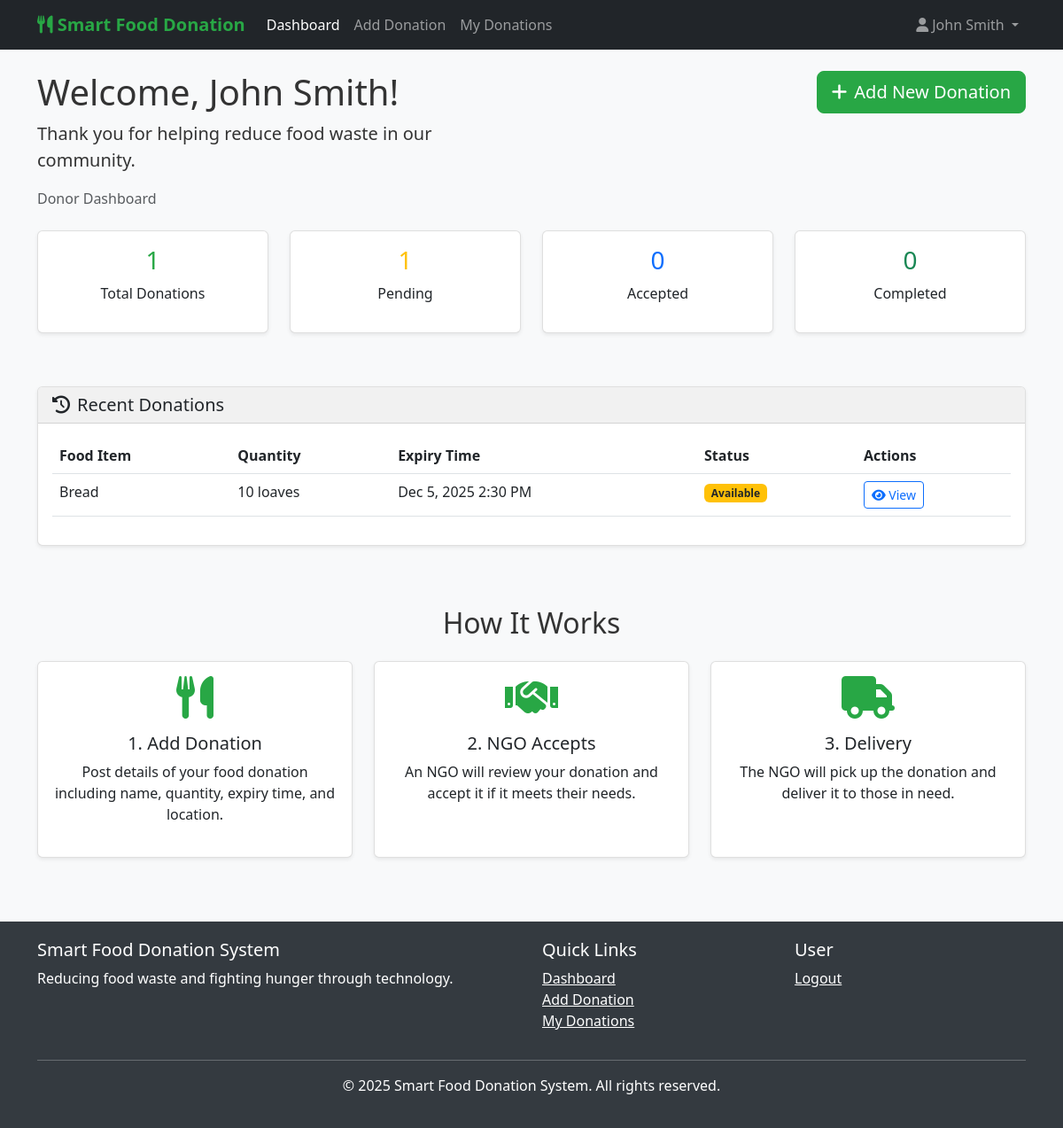
The page /donor/donor_dashboard.php (signed in) on the database its author committed.
### tables this page shows
CREATE TABLE IF NOT EXISTS donations (
  id INT(11) AUTO_INCREMENT PRIMARY KEY,
  donor_id INT(11) NOT NULL,
  food_name VARCHAR(100) NOT NULL,
  quantity VARCHAR(100) NOT NULL,
  expiry_time DATETIME NOT NULL,
  image VARCHAR(255),
  location TEXT NOT NULL,
  status ENUM('available', 'accepted', 'picked', 'delivered') DEFAULT 'available',
  ngo_id INT(11) DEFAULT NULL,
  created_at TIMESTAMP DEFAULT CURRENT_TIMESTAMP,
  FOREIGN KEY (donor_id) REFERENCES donors(id) ON DELETE CASCADE,
  FOREIGN KEY (ngo_id) REFERENCES ngos(id) ON DELETE SET NULL
);

### includes/auth_donor.php (called while the page is built, shortened)
<?php
function get_donor_id() {
    return isset($_SESSION['donor_id']) ? $_SESSION['donor_id'] : null;
}
function get_donor_name() {
    return isset($_SESSION['donor_name']) ? $_SESSION['donor_name'] : null;
}
?>

### includes/db.php (called while the page is built, shortened)
<?php
function format_date($date) {
    return date('M j, Y g:i A', strtotime($date));
}
function get_status_badge_class($status) {
    switch($status) {
        case 'available':
            return 'status-available';
    }
}
function get_status_text($status) {
    switch($status) {
        case 'available':
            return 'Available';
    }
}
?>

### donor/donor_dashboard.php (the view, shortened to what this page needs)
<?php
include '../includes/db.php';
include '../includes/auth_donor.php';
$donor_id = get_donor_id();
$donor_name = get_donor_name();
$stmt = $conn->prepare("SELECT * FROM donations WHERE donor_id = ? ORDER BY created_at DESC");
$stmt->bind_param("i", $donor_id);
$stmt->execute();
$donations_result = $stmt->get_result();
?>
<!DOCTYPE html>
<html lang="en">
<head>
    <link href="https://cdn.jsdelivr.net/npm/bootstrap@5.3.0-alpha1/dist/css/bootstrap.min.css" rel="stylesheet">
    <link href="https://cdnjs.cloudflare.com/ajax/libs/font-awesome/6.0.0/css/all.min.css" rel="stylesheet">
    <link href="../css/styles.css" rel="stylesheet">
</head>
<body>
    <nav class="navbar navbar-expand-lg navbar-dark bg-dark">
        <div class="container">
            <a class="navbar-brand" href="donor_dashboard.php">
                <i class="fas fa-utensils"></i> Smart Food Donation
            </a>
            <div class="collapse navbar-collapse" id="navbarNav">
                <ul class="navbar-nav me-auto">
                    <li class="nav-item">
                        <a class="nav-link active" href="donor_dashboard.php">Dashboard</a>
                    </li>
                    <li class="nav-item">
                        <a class="nav-link" href="add_donation.php">Add Donation</a>
                    </li>
                    <li class="nav-item">
                        <a class="nav-link" href="view_status.php">My Donations</a>
                    </li>
                </ul>
                <ul class="navbar-nav ms-auto">
                    <li class="nav-item dropdown">
                        <a class="nav-link dropdown-toggle" href="#" id="navbarDropdown" role="button" data-bs-toggle="dropdown">
                            <i class="fas fa-user me-1"></i><?php echo htmlspecialchars($donor_name); ?>
                        </a>
                    </li>
                </ul>
            </div>
        </div>
    </nav>
    <div class="container mt-4">
        <div class="row">
            <div class="col-md-6">
                <h1>Welcome, <?php echo htmlspecialchars($donor_name); ?>!</h1>
                <p class="lead">Thank you for helping reduce food waste in our community.</p>
            </div>
            <div class="col-md-6 text-md-end">
                <a href="add_donation.php" class="btn btn-green btn-lg">
                    <i class="fas fa-plus me-2"></i>Add New Donation
                </a>
            </div>
        </div>
        <nav aria-label="breadcrumb">
            <ol class="breadcrumb">
                <li class="breadcrumb-item active" aria-current="page">Donor Dashboard</li>
            </ol>
        </nav>
    </div>
    <div class="container my-4">
        <div class="row">
            <?php
            $total_donations = $conn->query("SELECT COUNT(*) as count FROM donations WHERE donor_id = $donor_id")->fetch_assoc()['count'];
            $pending_donations = $conn->query("SELECT COUNT(*) as count FROM donations WHERE donor_id = $donor_id AND status = 'available'")->fetch_assoc()['count'];
            $accepted_donations = $conn->query("SELECT COUNT(*) as count FROM donations WHERE donor_id = $donor_id AND status = 'accepted'")->fetch_assoc()['count'];
            $completed_donations = $conn->query("SELECT COUNT(*) as count FROM donations WHERE donor_id = $donor_id AND status = 'delivered'")->fetch_assoc()['count'];
            ?>
            <div class="col-md-3 mb-3">
                <div class="card text-center">
                    <div class="card-body">
                        <h3 class="text-green"><?php echo $total_donations; ?></h3>
                        <p>Total Donations</p>
                    </div>
                </div>
            </div>
            <div class="col-md-3 mb-3">
                <div class="card text-center">
                    <div class="card-body">
                        <h3 class="text-warning"><?php echo $pending_donations; ?></h3>
                        <p>Pending</p>
                    </div>
                </div>
            </div>
            <div class="col-md-3 mb-3">
                <div class="card text-center">
                    <div class="card-body">
                        <h3 class="text-primary"><?php echo $accepted_donations; ?></h3>
                        <p>Accepted</p>
                    </div>
                </div>
            </div>
            <div class="col-md-3 mb-3">
                <div class="card text-center">
                    <div class="card-body">
                        <h3 class="text-success"><?php echo $completed_donations; ?></h3>
                        <p>Completed</p>
                    </div>
                </div>
            </div>
        </div>
    </div>
    <div class="container my-4">
        <div class="row">
            <div class="col-md-12">
                <div class="card">
                    <div class="card-header">
                        <h5 class="mb-0"><i class="fas fa-history me-2"></i>Recent Donations</h5>
                    </div>
                    <div class="card-body">
                        <?php if ($donations_result->num_rows > 0): ?>
                        <div class="table-responsive">
                            <table class="table table-hover">
                                <thead>
                                    <tr>
                                        <th>Food Item</th>
                                        <th>Quantity</th>
                                        <th>Expiry Time</th>
                                        <th>Status</th>
                                        <th>Actions</th>
                                    </tr>
                                </thead>
                                <tbody>
                                    <?php while ($donation = $donations_result->fetch_assoc()): ?>
                                    <tr>
                                        <td><?php echo htmlspecialchars($donation['food_name']); ?></td>
                                        <td><?php echo htmlspecialchars($donation['quantity']); ?></td>
                                        <td><?php echo format_date($donation['expiry_time']); ?></td>
                                        <td>
                                            <span class="badge <?php echo get_status_badge_class($donation['status']); ?>">
                                                <?php echo get_status_text($donation['status']); ?>
                                            </span>
                                        </td>
                                        <td>
                                            <a href="view_status.php?id=<?php echo $donation['id']; ?>" class="btn btn-sm btn-outline-primary">
                                                <i class="fas fa-eye"></i> View
                                            </a>
                                        </td>
                                    </tr>
                                    <?php endwhile; ?>
                                </tbody>
                            </table>
                        </div>
                        <?php else: ?>
                        <p class="text-center">You haven't made any donations yet. <a href="add_donation.php">Add your first donation</a></p>
                        <?php endif; ?>
                    </div>
                </div>
            </div>
        </div>
    </div>
    <div class="container my-5">
        <h2 class="text-center mb-4">How It Works</h2>
        <div class="row">
            <div class="col-md-4 mb-4">
                <div class="card h-100 text-center">
                    <div class="card-body">
                        <i class="fas fa-utensils fa-3x text-green mb-3"></i>
                        <h5 class="card-title">1. Add Donation</h5>
                        <p class="card-text">Post details of your food donation including name, quantity, expiry time, and location.</p>
                    </div>
                </div>
            </div>
            <div class="col-md-4 mb-4">
                <div class="card h-100 text-center">
                    <div class="card-body">
                        <i class="fas fa-handshake fa-3x text-green mb-3"></i>
                        <h5 class="card-title">2. NGO Accepts</h5>
                        <p class="card-text">An NGO will review your donation and accept it if it meets their needs.</p>
                    </div>
                </div>
            </div>
            <div class="col-md-4 mb-4">
                <div class="card h-100 text-center">
                    <div class="card-body">
                        <i class="fas fa-truck fa-3x text-green mb-3"></i>
                        <h5 class="card-title">3. Delivery</h5>
                        <p class="card-text">The NGO will pick up the donation and deliver it to those in need.</p>
                    </div>
                </div>
            </div>
        </div>
    </div>
    <footer class="footer">
        <div class="container">
            <div class="row">
                <div class="col-md-6">
                    <h5>Smart Food Donation System</h5>
                    <p>Reducing food waste and fighting hunger through technology.</p>
                </div>
                <div class="col-md-3">
                    <h5>Quick Links</h5>
                    <ul class="list-unstyled">
                        <li><a href="donor_dashboard.php" class="text-white">Dashboard</a></li>
                        <li><a href="add_donation.php" class="text-white">Add Donation</a></li>
                        <li><a href="view_status.php" class="text-white">My Donations</a></li>
                    </ul>
                </div>
                <div class="col-md-3">
                    <h5>User</h5>
                    <ul class="list-unstyled">
                        <li><a href="../includes/logout.php" class="text-white">Logout</a></li>
                    </ul>
                </div>
            </div>
            <hr class="bg-light">
            <div class="text-center">
                <p>&copy; 2025 Smart Food Donation System. All rights reserved.</p>
            </div>
        </div>
    </footer>
</body>
</html>

### css/styles.css (style rules this page uses)
body { font-family: 'Segoe UI', Tahoma, Geneva, Verdana, sans-serif; background-color: #f8f9fa; color: #333; }
.navbar-brand { font-weight: bold; color: #28a745 !important; }
.text-green { color: #28a745 !important; }
.btn-green { background-color: #28a745; border-color: #28a745; color: white; }
.card { box-shadow: 0 0.125rem 0.25rem rgba(0, 0, 0, 0.075); border: 1px solid rgba(0, 0, 0, 0.125); margin-bottom: 20px; }
.card-header { background-color: #f1f1f1; border-bottom: 1px solid rgba(0, 0, 0, 0.125); }
.footer { background-color: #343a40; color: white; padding: 20px 0; margin-top: 40px; }
.status-available { background-color: #ffc107; color: #212529; }

### rows shown on the page
donations: food_name "Bread", quantity "10 loaves", expiry_time "Dec 5, 2025 2:30 PM", status "Available"

### other values the page prints
$donor_name "John Smith"
$total_donations "1"
$pending_donations "1"
$accepted_donations "0"
$completed_donations "0"
